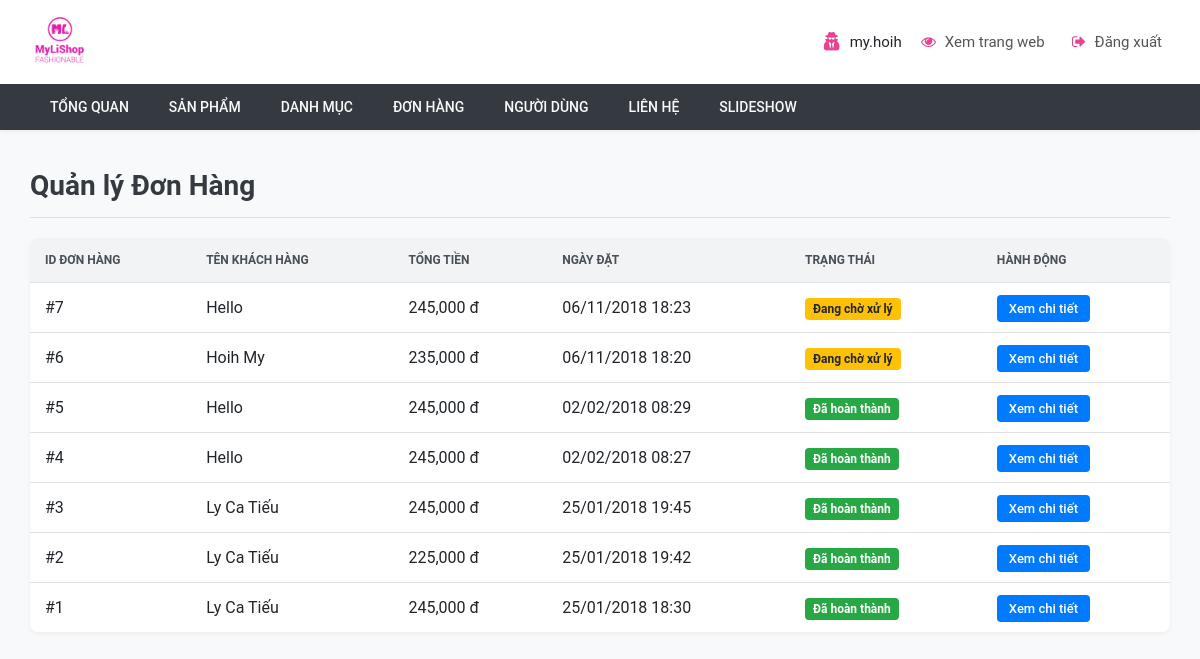
The page /php/admin/orders.php (signed in) on the database its author committed.
### tables this page shows
CREATE TABLE `orders` (
    `id` int(11) NOT NULL,
    `total` float NOT NULL,
    `date_order` datetime NOT NULL,
    `status` tinyint(2) NOT NULL DEFAULT '0',
    `user_id` int(11) NOT NULL DEFAULT '0'
);

CREATE TABLE `users` (
    `id` int(11) NOT NULL,
    `fullname` varchar(50) NOT NULL,
    `username` varchar(50) NOT NULL,
    `password` varchar(50) NOT NULL,
    `email` varchar(100) NOT NULL,
    `address` varchar(50) DEFAULT NULL,
    `phone` varchar(20) DEFAULT NULL,
    `created` datetime DEFAULT NULL,
    `role` int(11) NOT NULL DEFAULT '0'
);

### php/admin/orders.php (the view, shortened to what this page needs)
<?php
require_once('header.php');
require_once('../model/connect.php');
?>
<div class="orders__container">
    <h1 class="orders__header">Quản lý Đơn Hàng</h1>
    <table class="orders__table">
        <thead>
            <tr>
                <th>ID Đơn Hàng</th>
                <th>Tên Khách Hàng</th>
                <th>Tổng Tiền</th>
                <th>Ngày Đặt</th>
                <th>Trạng thái</th>
                <th class="orders__table-actions">Hành động</th>
            </tr>
        </thead>
        <tbody>
            <?php
            $sql = "SELECT o.id, u.fullname, o.total, o.date_order, o.status
                    FROM orders o
                    JOIN users u ON o.user_id = u.id
                    ORDER BY o.date_order DESC";
            $result = mysqli_query($conn, $sql);
            if ($result && mysqli_num_rows($result) > 0) {
                while ($row = mysqli_fetch_assoc($result)) {
                    $status_text = 'Đang chờ xử lý';
                    $status_class = 'orders__status--pending';
                    if ($row['status'] == 1) {
                        $status_text = 'Đã hoàn thành';
                        $status_class = 'orders__status--completed';
                    } elseif ($row['status'] == 2) {
                        $status_text = 'Đã hủy';
                        $status_class = 'orders__status--cancelled';
                    }
            ?>
                    <tr>
                        <td>#<?php echo $row['id']; ?></td>
                        <td><?php echo htmlspecialchars($row['fullname']); ?></td>
                        <td><?php echo number_format($row['total']); ?> đ</td>
                        <td><?php echo date("d/m/Y H:i", strtotime($row['date_order'])); ?></td>
                        <td><span class="orders__status <?php echo $status_class; ?>"><?php echo $status_text; ?></span></td>
                        <td class="orders__table-actions">
                            <a href="order-detail.php?id=<?php echo $row['id']; ?>" class="orders__action-link" title="Xem chi tiết">Xem chi tiết</a>
                        </td>
                    </tr>
            <?php
                }
            } else {
                echo "<tr><td colspan='6' style='text-align:center;'>Chưa có đơn hàng nào.</td></tr>";
            }
            ?>
        </tbody>
    </table>
</div>

### css/admin.css (style rules this page uses)
*, *::before, *::after { box-sizing: border-box; }
body { font-family: "Roboto", sans-serif; background-color: #f8f9fa; color: #212529; margin: 0; }
.users__container, .orders__container, .contacts__container { padding: 20px 30px; }
.users__header, .orders__header, .contacts__header { font-size: 28px; font-weight: 700; margin-bottom: 20px; border-bottom: 1px solid #dee2e6; padding-bottom: 15px; color: #343a40; }
.users__table, .orders__table, .contacts__table { width: 100%; border-collapse: collapse; background-color: #fff; box-shadow: 0 2px 4px rgba(0, 0, 0, 0.05); border-radius: 8px; overflow: hidden; }
.users__table th, .users__table td, .orders__table th, .orders__table td, .contacts__table th, .contacts__table td { padding: 15px; text-align: left; border-bottom: 1px solid #dee2e6; vertical-align: middle; }
.users__table th, .orders__table th, .contacts__table th { background-color: #f1f3f5; font-weight: 600; text-transform: uppercase; font-size: 12px; color: #495057; }
.users__table tbody tr:last-child td, .orders__table tbody tr:last-child td, .contacts__table tbody tr:last-child td { border-bottom: none; }
.users__table-actions, .orders__table-actions, .contacts__table-actions { text-align: center; }
.orders__status { padding: 4px 8px; border-radius: 4px; font-weight: 600; font-size: 12px; color: #fff; }
.orders__status--pending { background-color: #ffc107; color: #212529; }
.orders__status--completed { background-color: #28a745; }
.orders__action-link, .contacts__action-link { padding: 6px 12px; border-radius: 4px; background-color: #007bff; color: #fff; font-weight: 500; text-decoration: none; font-size: 13px; transition: background-color 0.3s ease; }

### rows shown on the page
orders: id "7", user.fullname "Hello", total "245,000", date_order "06/11/2018 18:23", status_text "Đang chờ xử lý"
orders: id "6", user.fullname "Hoih My", total "235,000", date_order "06/11/2018 18:20", status_text "Đang chờ xử lý"
orders: id "5", user.fullname "Hello", total "245,000", date_order "02/02/2018 08:29", status "Đã hoàn thành"
orders: id "4", user.fullname "Hello", total "245,000", date_order "02/02/2018 08:27", status "Đã hoàn thành"
orders: id "3", user.fullname "Ly Ca Tiếu", total "245,000", date_order "25/01/2018 19:45", status "Đã hoàn thành"
orders: id "2", user.fullname "Ly Ca Tiếu", total "225,000", date_order "25/01/2018 19:42", status "Đã hoàn thành"
orders: id "1", user.fullname "Ly Ca Tiếu", total "245,000", date_order "25/01/2018 18:30", status "Đã hoàn thành"

### other values the page prints
$_SESSION['admin_username'] "my.hoih"
